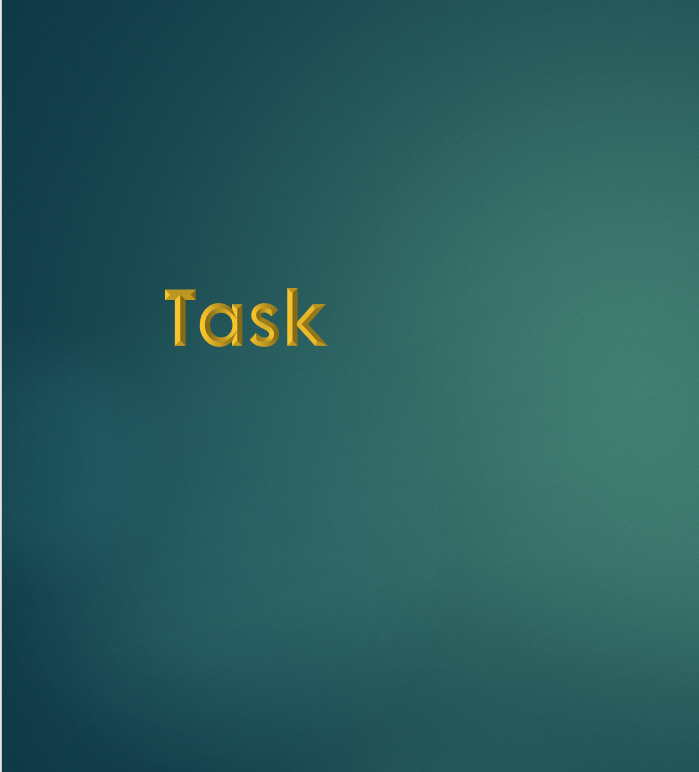
#> input picture img1.PNG, 699 x 772 px, found by its file name
$ jupyter execute task4.3.ipynb
#> lines starting #> are read from the running program, lines starting #| are printed output that depends on the picture
[cell 1]
import cv2

[cell 2]
import numpy as arr

[cell 3]
def showImage(photo,name):
    cv2.imshow(name,photo)
    cv2.waitKey()
    cv2.destroyAllWindows()

[cell 4]
img1 = cv2.imread('img1.png')
#> img1 is the input picture: shape (772, 699, 3); mean B, G, R 93.5, 92.6, 41.1
img2 = cv2.imread('img2.png')
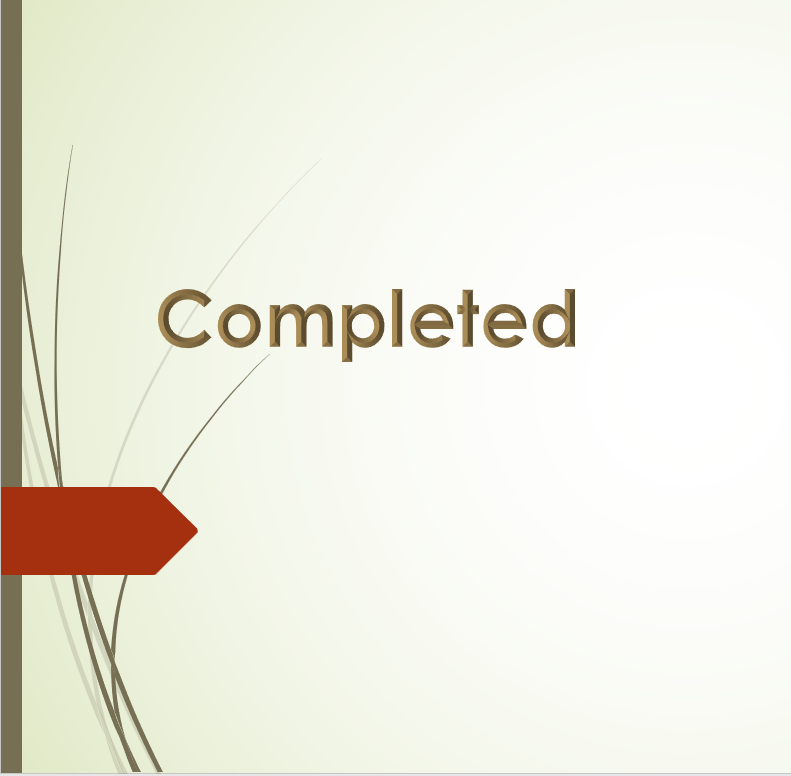
#> input picture img2.PNG, 791 x 776 px, found by its file name
#> img2 is the input picture: shape (776, 791, 3); mean B, G, R 224.2, 236.3, 237.4
img2=cv2.resize(img2,(699,772))
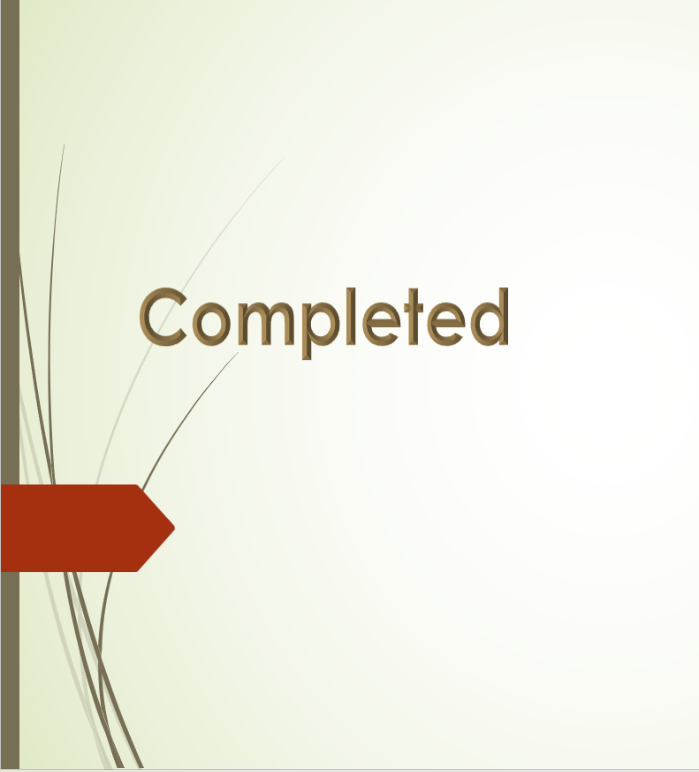
#> img2: shape (772, 699, 3); mean B, G, R 224.2, 236.3, 237.4
showImage(img1,"test1")
showImage(img2,"test2")

[cell 5]
img = cv2.hconcat([img1,img2])
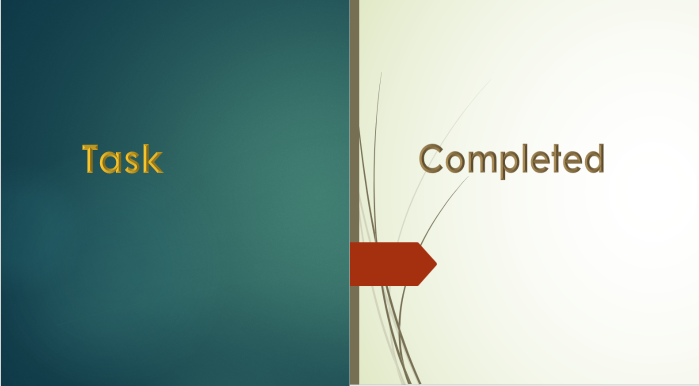
#> img: shape (772, 1398, 3) (shown at 1/2 size); mean B, G, R 158.9, 164.5, 139.3
showImage(img,'result')
